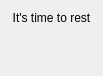
<?xml version="1.0" encoding="UTF-8"?>
<ui version="4.0">
 <class>MessageContent</class>
 <widget class="QWidget" name="MessageContent">
  <property name="geometry">
   <rect>
    <x>0</x>
    <y>0</y>
    <width>103</width>
    <height>64</height>
   </rect>
  </property>
  <property name="windowTitle">
   <string>Form</string>
  </property>
  <layout class="QVBoxLayout" name="verticalLayout">
   <item>
    <widget class="QLabel" name="messageLabel">
     <property name="text">
      <string>It's time to rest</string>
     </property>
     <property name="alignment">
      <set>Qt::AlignCenter</set>
     </property>
    </widget>
   </item>
   <item>
    <spacer name="verticalSpacer">
     <property name="orientation">
      <enum>Qt::Vertical</enum>
     </property>
     <property name="sizeType">
      <enum>QSizePolicy::Fixed</enum>
     </property>
     <property name="sizeHint" stdset="0">
      <size>
       <width>20</width>
       <height>20</height>
      </size>
     </property>
    </spacer>
   </item>
   <item>
    <widget class="QLabel" name="imageLabel">
     <property name="text">
      <string/>
     </property>
     <property name="alignment">
      <set>Qt::AlignCenter</set>
     </property>
    </widget>
   </item>
  </layout>
 </widget>
 <resources/>
 <connections/>
</ui>
